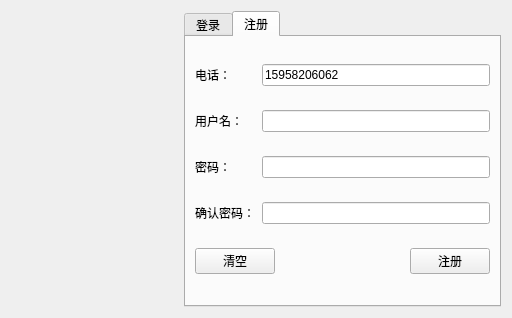
<?xml version="1.0" encoding="UTF-8"?>
<ui version="4.0">
 <class>LoginWin</class>
 <widget class="QDialog" name="LoginWin">
  <property name="geometry">
   <rect>
    <x>0</x>
    <y>0</y>
    <width>512</width>
    <height>318</height>
   </rect>
  </property>
  <property name="minimumSize">
   <size>
    <width>512</width>
    <height>318</height>
   </size>
  </property>
  <property name="maximumSize">
   <size>
    <width>512</width>
    <height>318</height>
   </size>
  </property>
  <property name="windowTitle">
   <string>欢迎登录</string>
  </property>
  <layout class="QHBoxLayout" name="horizontalLayout_7">
   <item>
    <widget class="QLabel" name="lb_Icon">
     <property name="minimumSize">
      <size>
       <width>167</width>
       <height>300</height>
      </size>
     </property>
     <property name="maximumSize">
      <size>
       <width>167</width>
       <height>300</height>
      </size>
     </property>
     <property name="text">
      <string/>
     </property>
     <property name="pixmap">
      <pixmap resource="resource.qrc">:/images/register.png</pixmap>
     </property>
     <property name="scaledContents">
      <bool>true</bool>
     </property>
    </widget>
   </item>
   <item>
    <widget class="QTabWidget" name="tabWidget">
     <property name="currentIndex">
      <number>1</number>
     </property>
     <widget class="QWidget" name="tab">
      <attribute name="title">
       <string>登录</string>
      </attribute>
>>>>>>> temp
      <layout class="QVBoxLayout" name="verticalLayout">
       <item>
        <layout class="QHBoxLayout" name="horizontalLayout">
         <item>
          <widget class="QLabel" name="label">
           <property name="text">
            <string>电话：  </string>
           </property>
          </widget>
         </item>
         <item>
          <widget class="QLineEdit" name="le_phone">
           <property name="toolTip">
            <string>&lt;html&gt;&lt;head/&gt;&lt;body&gt;&lt;p&gt;请输入11位手机号&lt;/p&gt;&lt;/body&gt;&lt;/html&gt;</string>
           </property>
           <property name="text">
            <string>15958206062</string>
           </property>
           <property name="placeholderText">
            <string/>
           </property>
          </widget>
         </item>
        </layout>
       </item>
       <item>
        <layout class="QHBoxLayout" name="horizontalLayout_2">
         <item>
          <widget class="QLabel" name="lb_pass">
           <property name="text">
            <string>密码：  </string>
           </property>
          </widget>
         </item>
         <item>
          <widget class="QLineEdit" name="le_pass">
           <property name="toolTip">
            <string>&lt;html&gt;&lt;head/&gt;&lt;body&gt;&lt;p&gt;请输入密码&lt;/p&gt;&lt;/body&gt;&lt;/html&gt;</string>
           </property>
           <property name="text">
            <string/>
           </property>
           <property name="echoMode">
            <enum>QLineEdit::Password</enum>
           </property>
           <property name="clearButtonEnabled">
            <bool>true</bool>
           </property>
          </widget>
         </item>
        </layout>
       </item>
       <item>
        <layout class="QHBoxLayout" name="horizontalLayout_3">
         <item>
          <widget class="QPushButton" name="pb_clear">
           <property name="text">
            <string>清空</string>
           </property>
          </widget>
         </item>
         <item>
          <spacer name="horizontalSpacer">
           <property name="orientation">
            <enum>Qt::Horizontal</enum>
           </property>
           <property name="sizeHint" stdset="0">
            <size>
             <width>40</width>
             <height>20</height>
            </size>
           </property>
          </spacer>
         </item>
         <item>
          <widget class="QPushButton" name="pb_login">
           <property name="text">
            <string>登录</string>
           </property>
          </widget>
         </item>
        </layout>
       </item>
      </layout>
     </widget>
     <widget class="QWidget" name="tab_2">
      <attribute name="title">
       <string>注册</string>
      </attribute>
      <layout class="QGridLayout" name="gridLayout">
       <item row="4" column="0" colspan="5">
        <widget class="QPushButton" name="pb_clear_r">
         <property name="text">
          <string>清空</string>
         </property>
        </widget>
       </item>
       <item row="4" column="6">
        <widget class="QPushButton" name="pb_register">
         <property name="text">
          <string>注册</string>
         </property>
        </widget>
       </item>
       <item row="2" column="0">
        <widget class="QLabel" name="lb_pass_r">
         <property name="text">
          <string>密码：</string>
         </property>
        </widget>
       </item>
       <item row="1" column="0" colspan="2">
        <widget class="QLabel" name="lb_name_r">
         <property name="text">
          <string>用户名：</string>
         </property>
        </widget>
       </item>
       <item row="4" column="5">
        <spacer name="horizontalSpacer_2">
         <property name="orientation">
          <enum>Qt::Horizontal</enum>
         </property>
         <property name="sizeHint" stdset="0">
          <size>
           <width>124</width>
           <height>20</height>
          </size>
         </property>
        </spacer>
       </item>
       <item row="2" column="3" colspan="4">
        <widget class="QLineEdit" name="le_pass_r">
         <property name="toolTip">
          <string>&lt;html&gt;&lt;head/&gt;&lt;body&gt;&lt;p&gt;请设置密码&lt;/p&gt;&lt;/body&gt;&lt;/html&gt;</string>
         </property>
         <property name="echoMode">
          <enum>QLineEdit::Password</enum>
         </property>
        </widget>
       </item>
       <item row="0" column="0">
        <widget class="QLabel" name="lb_phone_r">
         <property name="text">
          <string>电话：</string>
         </property>
        </widget>
       </item>
       <item row="3" column="0" colspan="3">
        <widget class="QLabel" name="lb_pass_rp">
         <property name="text">
          <string>确认密码：</string>
         </property>
        </widget>
       </item>
       <item row="1" column="3" colspan="4">
        <widget class="QLineEdit" name="le_name_r">
         <property name="toolTip">
          <string>&lt;html&gt;&lt;head/&gt;&lt;body&gt;&lt;p&gt;用户名由数字、字符、下划线组成&lt;/p&gt;&lt;p&gt;长度不超过10&lt;/p&gt;&lt;/body&gt;&lt;/html&gt;</string>
         </property>
         <property name="placeholderText">
          <string/>
         </property>
        </widget>
       </item>
       <item row="0" column="3" colspan="4">
        <widget class="QLineEdit" name="le_phone_r">
         <property name="toolTip">
          <string>&lt;html&gt;&lt;head/&gt;&lt;body&gt;&lt;p&gt;请输入11位手机号&lt;/p&gt;&lt;/body&gt;&lt;/html&gt;</string>
         </property>
         <property name="text">
          <string>15958206062</string>
         </property>
         <property name="placeholderText">
          <string/>
         </property>
        </widget>
       </item>
       <item row="3" column="3" colspan="4">
        <widget class="QLineEdit" name="le_pass_rp">
         <property name="toolTip">
          <string>&lt;html&gt;&lt;head/&gt;&lt;body&gt;&lt;p&gt;请再次输入一下密码&lt;/p&gt;&lt;/body&gt;&lt;/html&gt;</string>
         </property>
         <property name="echoMode">
          <enum>QLineEdit::Password</enum>
         </property>
        </widget>
       </item>
      </layout>
     </widget>
    </widget>
   </item>
  </layout>
 </widget>
 <tabstops>
  <tabstop>le_phone</tabstop>
  <tabstop>le_pass</tabstop>
  <tabstop>pb_clear</tabstop>
  <tabstop>pb_login</tabstop>
  <tabstop>le_phone_r</tabstop>
  <tabstop>le_name_r</tabstop>
  <tabstop>le_pass_r</tabstop>
  <tabstop>le_pass_rp</tabstop>
  <tabstop>pb_clear_r</tabstop>
  <tabstop>pb_register</tabstop>
  <tabstop>tabWidget</tabstop>
 </tabstops>
 <resources>
  <include location="resource.qrc"/>
 </resources>
 <connections/>
</ui>
